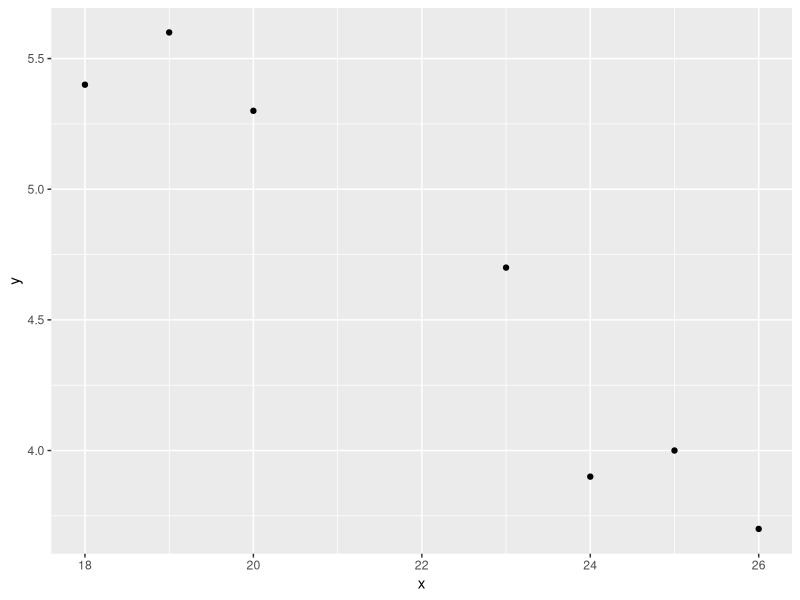
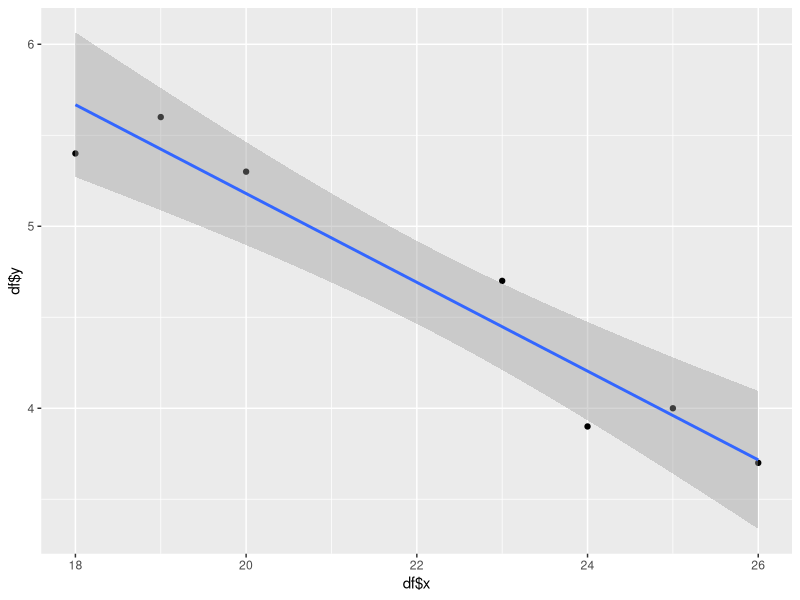
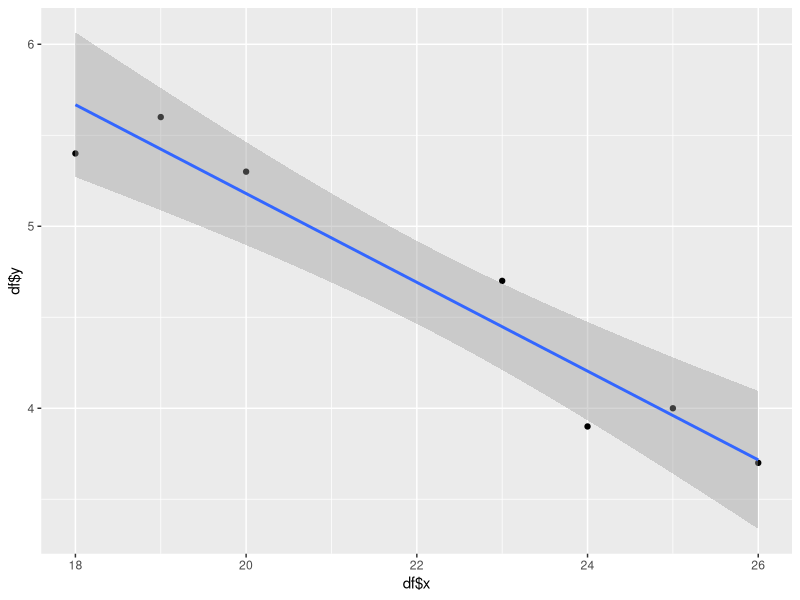

R code for these plots, in order:
x = c(18,  19,  20,  23,  24,  25,  26 )
y = c(5.4, 5.6, 5.3, 4.7, 3.9, 4.0, 3.7)

df = data.frame(x, y)

#plot scatter plot 
library("ggplot2")

ggplot(df, aes(x = x, y = y)) +
       geom_point() 

cor(y, x)

n = length(x)
#a) Informe os valores das somas a seguir
sum_x = sum(x)

sum_x_square = sum(x^2)

sum_y = sum(y)

sum_y_square = sum(y^2)

sum_x_y = sum(x*y)

mean_x = mean(x)

mean_y = mean(y)

#b) Ajuste a equação de regressão linear simples.

b1 = (sum_x_y - (sum_x*sum_y)/n) / (sum_x_square - (sum_x^2)/n) 

b0 = mean_y - b1*mean_x

y_est = b0 + b1*x   #y_est = 10.05 -0.24*x 

#c) Interprete b1 

#Estima-se uma diminuição em -0.24 nas notas  para cada 1 ano de aumento na idade 

#c) Interprete b0 
#Não tem interpretação prática uma vez que a variável x não passa na origem

#e) Qual o valor estimado das notas quando a idade e de 21 anos?
y_est <-  10.05 -0.24* 21  

#f) Qual o valor estimado e o desvio da regressao quando a 
#idade for 26 anos?

y_est <-  10.05 -0.24*26  

e <- 3.7 - y_est

#g) Qual o valor estimado das notas quando a idade e de 15 anos? 
#Justifique sua resposta.

y_est <-  10.05 -0.24 * 15  

#Trata-se de uma extrapolação, pois estamos utilizando a equação ajustada 
#para prover valores fora do intervalo coberto pela amostra. 

ggplot(df, aes(x = df$x, y = df$y)) +
  geom_point() +
  stat_smooth(method = lm)

#RESOLVENDO O EXERCICIO UTILIZANDO FUNÇÃO lm

#b) Ajuste a equação de regressão linear simples.
model <- lm(y ~ x, data = df)

print(model)


#Estatistica do teste 
summary(model)

#grafico da regressao linear 
ggplot(df, aes(x = df$x, y = df$y)) +
  geom_point() +
  stat_smooth(method = lm)



#c) get b1
b1 <- summary(model)$coefficients[2]

#d) get bo
b0 <- summary(model)$coefficients[1]


#e) Qual o valor estimado das notas quando a idade é de 21 anos?
x <- 21
y_est <- b0 + b1*x 


#f) Qual o valor estimado e o desvio da regressão quando a idade for 26 anos?
x <- 26
y_est <- b0 + b1*x 

#desvio da regressao  para x = 26
Y <-  df[df$x == 26, ]

e = Y$y - y_est 

#g) Qual o valor estimado das notas quando a idade é de 15 anos? Justifique sua resposta.
x <- 15
y_est <- b0 + b1*x 

